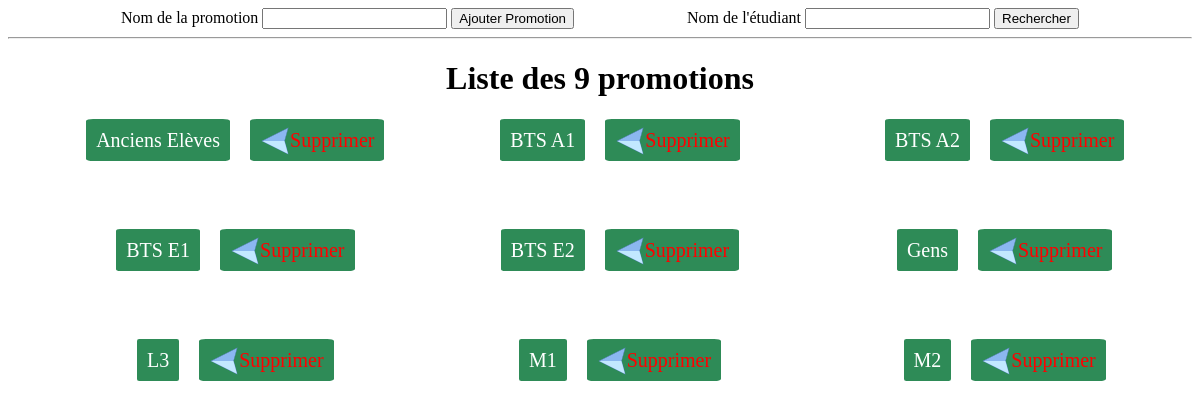
Screenshot of /TP3/index.php with the database file from the repository.
### tables this page shows
CREATE TABLE IF NOT EXISTS `promotion` (
  `identifier` smallint(5) UNSIGNED NOT NULL AUTO_INCREMENT,
  `label` varchar(50) NOT NULL,
  PRIMARY KEY (`identifier`),
  UNIQUE KEY `identifier_UNIQUE` (`identifier`),
  UNIQUE KEY `label_UNIQUE` (`label`)
);

### TP3/index.php (the view)
<?php
function AffichagePromos()
{
    $db = new PDO('mysql:host=localhost;dbname=iia;charset=utf8', 'root');
    $promotions = $db->prepare('SELECT * FROM promotion ORDER BY label');
    $promotions->execute();
    $ListPromo = $promotions->fetchall();
    echo '<h1>Liste des '.$promotions->rowCount().' promotions</h1>';
    echo '<ul class="grid">';
    foreach($ListPromo as $promo)
    {
        echo '<li><a href="etudiants.php?idpromo='.$promo['identifier'].'">'.htmlspecialchars($promo['label']).'</a><a class="red" href="RemovePromo.php?idpromo='.$promo['identifier'].'"><img src="./images/arrow.png" alt="arrow-left"/>Supprimer</a></br></li>';
    }
    echo '</ul>';
}
require 'view-index.php';
?>

### TP3/style.css (style rules this page uses)
li { list-style: none; margin-bottom: 5px; text-align: center; font-size: 20px; margin-bottom: 20px; }
ul.grid { display: grid; grid-template-columns: repeat(3, 1fr); grid-gap: 10px; grid-auto-rows: minmax(100px, auto); }
h1 { text-align: center; margin-bottom: 20px; }
a { text-decoration: none; color: white; background-color: seagreen; padding: 10px; border-radius: 5%; margin-right: 10px; margin-left: 10px; }
.red { color: red; }
img { transform: rotate(-90deg); position: relative; top: 9px; }

### rows the page displays
promotion: label "Anciens Elèves"
promotion: label "BTS A1"
promotion: label "BTS A2"
promotion: label "BTS E1"
promotion: label "BTS E2"
promotion: label "Gens"
promotion: label "L3"
promotion: label "M1"
promotion: label "M2"

### other values shown
$promotions->rowCount() "9"
